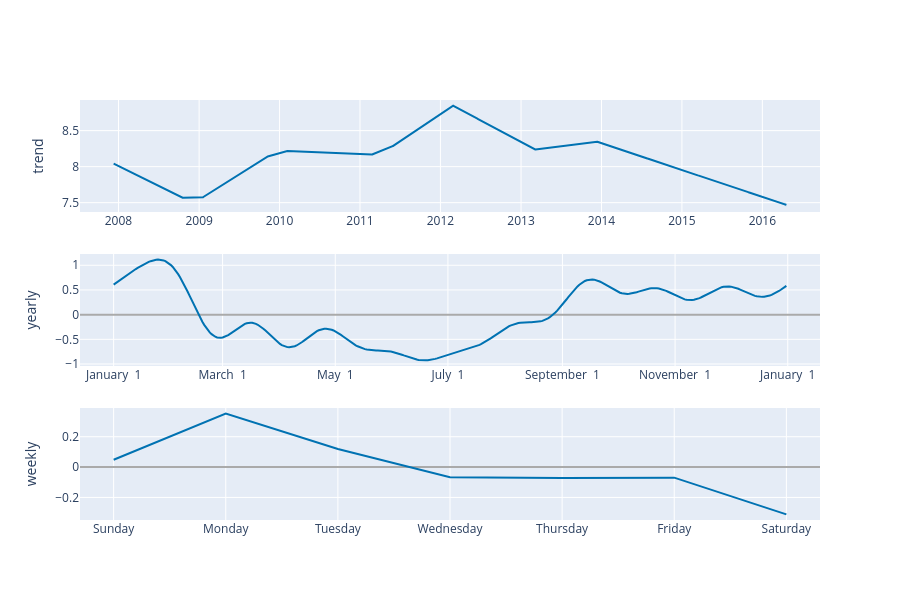

Notebook cell for this chart:
### Markdown cell above
visualização interativa: https://plotly.com/

### Code cell
plot_components_plotly(model, forecast)

### Figure 1 — Plotly figure (JSON) as saved in the notebook; plotly's stock layout.template omitted (floating-point values rounded to 4 significant figures; data arrays with more than 128 entries replaced by an {"elided": "..."} marker saying what was removed)
{"data": [{"line": {"color": "#0072B2", "width": 2}, "mode": "lines", "name": "trend", "type": "scatter", "x": {"elided": "2995 str values"}, "xaxis": "x", "y": {"elided": "2995 float values"}, "yaxis": "y"}, {"line": {"color": "rgba(0, 114, 178, 0.2)", "width": 0}, "mode": "lines", "name": "trend_upper", "type": "scatter", "x": {"elided": "2995 str values"}, "xaxis": "x", "y": {"elided": "2995 float values"}, "yaxis": "y"}, {"fill": "tonexty", "fillcolor": "rgba(0, 114, 178, 0.2)", "line": {"color": "rgba(0, 114, 178, 0.2)", "width": 0}, "mode": "lines", "name": "trend_lower", "type": "scatter", "x": {"elided": "2995 str values"}, "xaxis": "x", "y": {"elided": "2995 float values"}, "yaxis": "y"}, {"line": {"color": "#0072B2", "width": 2}, "mode": "lines", "name": "yearly", "type": "scatter", "x": {"elided": "365 str values"}, "xaxis": "x2", "y": {"elided": "365 float values"}, "yaxis": "y2"}, {"line": {"color": "#0072B2", "width": 2}, "mode": "lines", "name": "weekly", "type": "scatter", "x": ["2017-01-01T00:00:00.000000000", "2017-01-02T00:00:00.000000000", "2017-01-03T00:00:00.000000000", "2017-01-04T00:00:00.000000000", "2017-01-05T00:00:00.000000000", "2017-01-06T00:00:00.000000000", "2017-01-07T00:00:00.000000000"], "xaxis": "x3", "y": [0.04829, 0.3523, 0.1196, -0.06667, -0.07225, -0.06958, -0.3117], "yaxis": "y3"}], "layout": {"height": 600, "showlegend": false, "width": 900, "xaxis": {"anchor": "y", "domain": [0, 1], "range": ["2007-07-10T08:24:00", "2016-09-18T15:36:00"], "type": "date"}, "xaxis2": {"anchor": "y2", "domain": [0, 1], "range": ["2016-12-13T18:54:02.958904115", "2018-01-18T11:04:57.863013581"], "tickformat": "%B %e", "type": "date"}, "xaxis3": {"anchor": "y3", "domain": [0, 1], "range": ["2016-12-31T16:48:00", "2017-01-07T07:12:00"], "tickformat": "%A", "type": "date"}, "yaxis": {"anchor": "x", "domain": [0.7333, 1], "rangemode": "normal", "title": {"text": "trend"}, "zerolinecolor": "#AAA"}, "yaxis2": {"anchor": "x2", "domain": [0.3667, 0.6333], "title": {"text": "yearly"}, "zerolinecolor": "#AAA"}, "yaxis3": {"anchor": "x3", "domain": [0, 0.2667], "title": {"text": "weekly"}, "zerolinecolor": "#AAA"}}}
